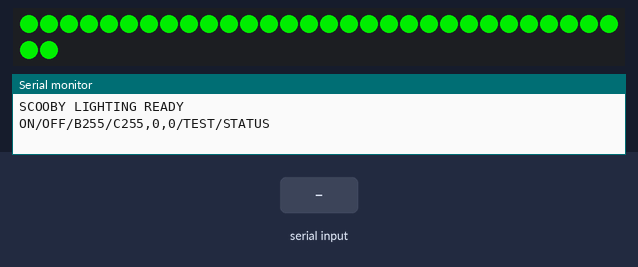
Simulated run of this sketch. Board: Arduino Uno, built with avr-gcc and run on an emulated ATmega328P. Parts: 32 RGB LEDs in strip order, left to right, continuing on the next row, the last lines printed to the serial monitor. Inputs (shaded band) come from the test bench. Dim RGB values are drawn brighter than linear.

Above: at 1.1 s.
2.5 s: "TEST\n" received over Serial
At 2.65 s:
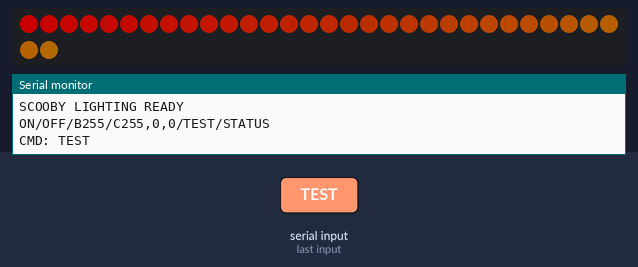
4.7 s: "ON\n" received over Serial
At 5.9 s:
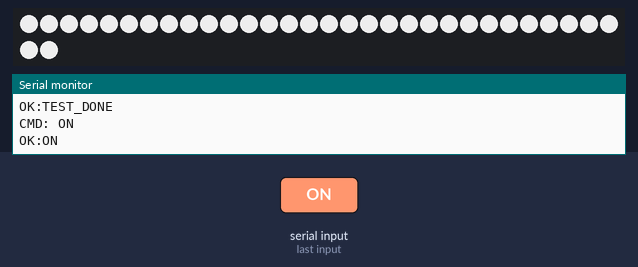
6.2 s: "B90\n" received over Serial
7.7 s: "B\n" received over Serial
At 8.3 s:
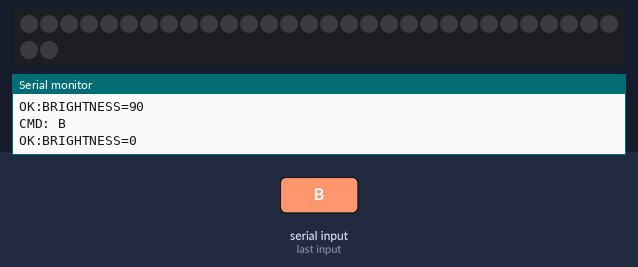
Timing chart, 0 to 10.2 s (numbered marks = the images above; inputs shaded):
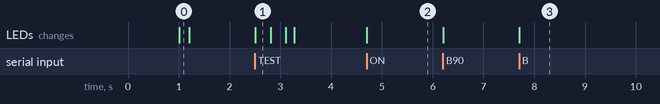

The sketch:

scooby_doo_lighting.ino
```cpp
/*
 * 🐕 SCOOBY DOO LIGHTING CONTROLLER 🐕
 * Arduino Uno - NeoPixel Control
 * "Ruh-roh! Time to scan some cards!"
 *
 * Hardware:
 * - Arduino Uno (INLAND PLUS clone)
 * - NeoPixel LEDs on Pin 8
 * - External 5V PSU for LEDs
 *
 * Commands (115200 baud):
 * - ON / L1      - Zoinks! Lights on!
 * - OFF / L0     - Lights off
 * - B<0-255>     - Set brightness
 * - C<R,G,B>     - Set color (C255,0,0 for red)
 * - TEST         - Rainbow test (like Scooby Snacks!)
 */

#include <Adafruit_NeoPixel.h>

#define LED_PIN 6           // Data pin for NeoPixels
#define NUM_LEDS 32         // Total LEDs - CHANGE THIS IF NEEDED

Adafruit_NeoPixel strip(NUM_LEDS, LED_PIN, NEO_GRB + NEO_KHZ800);

bool lightsOn = false;
uint8_t brightness = 200;
uint8_t red = 255, green = 255, blue = 255;
String inputString = "";

void setup() {
  Serial.begin(115200);

  // Initialize NeoPixels
  strip.begin();
  strip.setBrightness(brightness);
  strip.clear();
  strip.show();

  delay(1000);

  Serial.println("\nSCOOBY LIGHTING READY");
  Serial.println("ON/OFF/B255/C255,0,0/TEST/STATUS");

  // Flash green
  setColor(0, 255, 0);
  delay(200);
  setColor(0, 0, 0);
}

void loop() {
  // Read serial commands
  while (Serial.available()) {
    char c = Serial.read();
    if (c == '\n' || c == '\r') {
      if (inputString.length() > 0) {
        processCommand(inputString);
        inputString = "";
      }
    } else {
      inputString += c;
    }
  }
}

void processCommand(String cmd) {
  cmd.trim();
  cmd.toUpperCase();

  Serial.print("CMD: ");
  Serial.println(cmd);

  if (cmd == "ON" || cmd == "L1") {
    lightsOn = true;
    setColor(red, green, blue);
    Serial.println("OK:ON");
  }
  else if (cmd == "OFF" || cmd == "L0") {
    lightsOn = false;
    setColor(0, 0, 0);
    Serial.println("OK:OFF");
  }
  else if (cmd.startsWith("B")) {
    int val = cmd.substring(1).toInt();
    if (val >= 0 && val <= 255) {
      brightness = val;
      strip.setBrightness(brightness);
      if (lightsOn) {
        setColor(red, green, blue);
      }
      Serial.print("OK:BRIGHTNESS=");
      Serial.println(val);
    } else {
      Serial.println("ERROR:BRIGHT_0-255");
    }
  }
  else if (cmd.startsWith("C")) {
    // Format: C255,255,255
    String colorStr = cmd.substring(1);
    int comma1 = colorStr.indexOf(',');
    int comma2 = colorStr.lastIndexOf(',');

    if (comma1 > 0 && comma2 > comma1) {
      red = colorStr.substring(0, comma1).toInt();
      green = colorStr.substring(comma1 + 1, comma2).toInt();
      blue = colorStr.substring(comma2 + 1).toInt();

      if (lightsOn) {
        setColor(red, green, blue);
      }
      Serial.print("OK:COLOR=RGB(");
      Serial.print(red);
      Serial.print(",");
      Serial.print(green);
      Serial.print(",");
      Serial.print(blue);
      Serial.println(")");
    } else {
      Serial.println("ERROR:FORMAT_C255,255,255");
    }
  }
  else if (cmd == "TEST") {
    runRainbowTest();
    Serial.println("OK:TEST_DONE");
  }
  else if (cmd == "STATUS") {
    Serial.print("L:");
    Serial.print(lightsOn ? "ON" : "OFF");
    Serial.print(" B:");
    Serial.print(brightness);
    Serial.print(" RGB:");
    Serial.print(red);
    Serial.print(",");
    Serial.print(green);
    Serial.print(",");
    Serial.println(blue);
  }
  else {
    Serial.print("ERROR:UNKNOWN:");
    Serial.println(cmd);
  }
}

void setColor(uint8_t r, uint8_t g, uint8_t b) {
  uint32_t color = strip.Color(r, g, b);
  for (int i = 0; i < NUM_LEDS; i++) {
    strip.setPixelColor(i, color);
  }
  strip.show();
}

void runRainbowTest() {
  uint8_t savedBrightness = brightness;
  strip.setBrightness(100);

  // Rainbow cycle
  for (int j = 0; j < 256; j += 4) {
    for (int i = 0; i < NUM_LEDS; i++) {
      strip.setPixelColor(i, Wheel((i + j) & 255));
    }
    strip.show();
    delay(10);
  }

  // Restore state
  strip.setBrightness(savedBrightness);
  if (lightsOn) {
    setColor(red, green, blue);
  } else {
    setColor(0, 0, 0);
  }
}

// Rainbow color wheel
uint32_t Wheel(byte WheelPos) {
  WheelPos = 255 - WheelPos;
  if (WheelPos < 85) {
    return strip.Color(255 - WheelPos * 3, 0, WheelPos * 3);
  }
  if (WheelPos < 170) {
    WheelPos -= 85;
    return strip.Color(0, WheelPos * 3, 255 - WheelPos * 3);
  }
  WheelPos -= 170;
  return strip.Color(WheelPos * 3, 255 - WheelPos * 3, 0);
}
```

Measured:
- after the input at 2.5 s, the LEDs: change at once (image 1)
- after the input at 4.7 s, the LEDs: change at once (image 2)
- after the input at 7.7 s, the LEDs: change at once (image 3)
